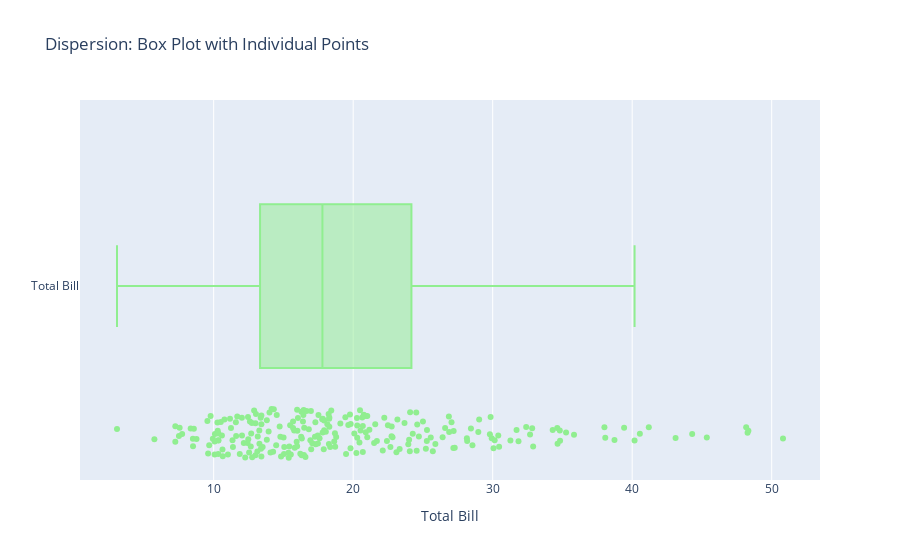

This figure's notebook cell:
### Code cell
# Interactive Visualization: Dispersion (Box Plot)
fig = go.Figure()
fig.add_trace(go.Box(x=df['total_bill'], name='Total Bill', boxpoints='all', jitter=0.3, pointpos=-1.8, marker_color='lightgreen'))
fig.update_layout(title="Dispersion: Box Plot with Individual Points", xaxis_title="Total Bill")
fig.show()

### Figure 1 — Plotly figure (JSON) as saved in the notebook; plotly's stock layout.template omitted (floating-point values rounded to 4 significant figures; data arrays with more than 128 entries replaced by an {"elided": "..."} marker saying what was removed)
{"data": [{"boxpoints": "all", "jitter": 0.3, "marker": {"color": "lightgreen"}, "name": "Total Bill", "pointpos": -1.8, "type": "box", "x": {"elided": "244 float values"}}], "layout": {"title": {"text": "Dispersion: Box Plot with Individual Points"}, "xaxis": {"title": {"text": "Total Bill"}}}}
